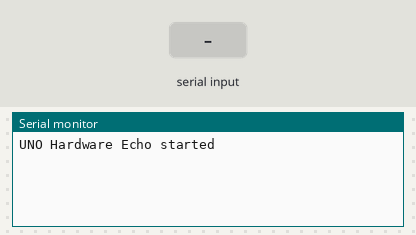
Simulated run of this sketch. Board: Arduino Uno, built with avr-gcc and run on an emulated ATmega328P. Parts: the last lines printed to the serial monitor. The test bench sets the inputs (shaded band).

Above: at 1.3 s.
1.4 s: "1" received over Serial
At 2.3 s:
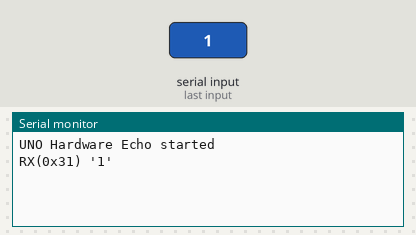
2.9 s: "0" received over Serial
At 3.4 s:
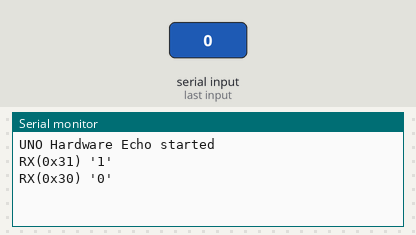
4.4 s: "2" received over Serial
At 5.8 s:
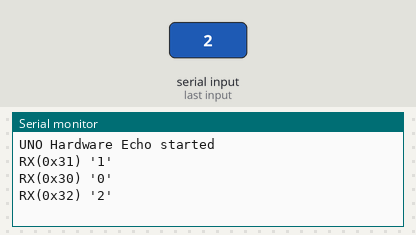

Measured:
- after the input at 1.4 s, the serial monitor: prints a new line at once (image 1)
- after the input at 2.9 s, the serial monitor: prints a new line at once (image 2)
- after the input at 4.4 s, the serial monitor: prints a new line at once (image 3)

The sketch:

Uno_Hardware_Echo.ino
```cpp
#include <Arduino.h>

const unsigned long BAUD = 115200;

void setup() {
  Serial.begin(BAUD);
  delay(100);
  Serial.println("UNO Hardware Echo started");
}

void loop() {
  while (Serial.available()) {
    int v = Serial.read();
    if (v < 0) continue;
    Serial.print("RX(0x");
    if ((uint8_t)v < 16) Serial.print('0');
    Serial.print((uint8_t)v, HEX);
    Serial.print(") '");
    if (v >= 32 && v <= 126) Serial.print((char)v);
    else Serial.print('.');
    Serial.println("'");
  }
}
```
